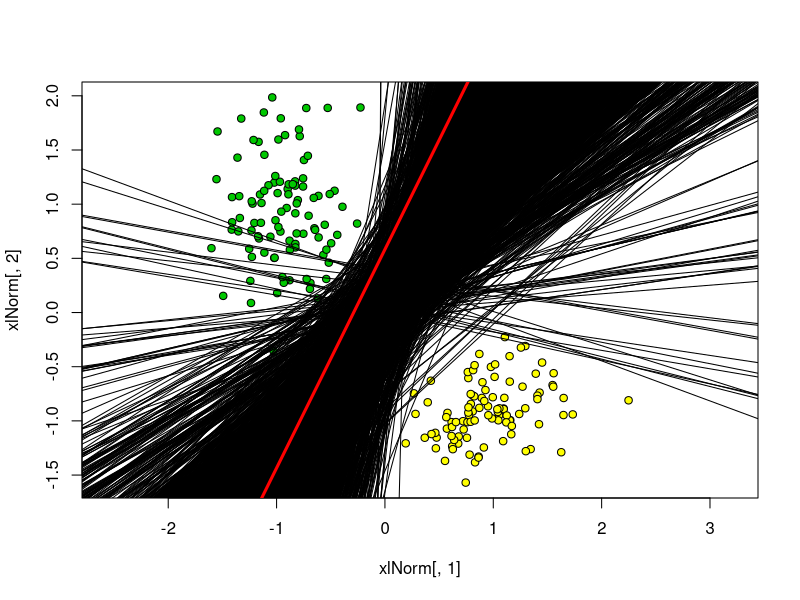

Generate this figure with R:

lossQuad <- function(x)
{
  return ((x-1)^2)
} 

#нормализация начальных данных
trainingSampleNormalization <- function(xl) {
  n <- dim(xl)[2] - 1
  for (i in 1:n) {
    xl[, i] <- (xl[, i] - mean(xl[, i])) / sd(xl[, i])
  }
  return(xl)
}

# Добавление колонки из -1 для w0
trainingSamplePrepare <- function(xl) {
  l <- dim(xl)[1]
  n <- dim(xl)[2] - 1
  xl <- cbind(xl[, 1:n], seq(from = -1, to = -1, length.out = l), xl[, n + 1])
}

# применяем метод стохастического градиента
sg <- function(xl, eta = 0.2, lambda = 1/60) {
  l <- dim(xl)[1]
  n <- dim(xl)[2] - 1
  
  # стандартная инициализация весов w
  w <- c(1/2, 1/2, 1/2)
  
  iterCount <- 0
  # определяем Q
  Q <- 0
  for (i in 1:l) {
    # вычисляем скалярное произведение <w,x>
    wx <- sum(w * xl[i, 1:n])
    margin <- wx * xl[i, n + 1]
    Q <- Q + lossQuad(margin)
  }
  repeat {

      # случайным образом выбираем индекс из объектов ошибки
      i <- sample(1:l, 1)
      iterCount <- iterCount + 1
      xi <- xl[i, 1:n]
      yi <- xl[i, n + 1]
      
      wx <- crossprod(w, xi)
      margin <- wx * yi
      ex <- lossQuad(margin)
      w <- w - eta * (wx - yi) * xi ##расчитываем градиентный шаг для итерации
      
      Qprev <- Q
      Q <- (1 - lambda) * Q + lambda * ex ##обновляем Q
      abline(a = w[3] / w[2], b = -w[1] / w[2],  col = "black")
 
      if(abs(Qprev - Q) < 1e-6) { 
      break
    }
  }
  return(w) 
}

  ObjectsCountofEachClass = 100
  library(MASS)
  Sigma1 <- matrix(c(2, 0, 0, 10), 2, 2)
  Sigma2 <- matrix(c(4, 1, 1, 2), 2, 2)
  
  xy1 <- mvrnorm(n=ObjectsCountofEachClass, c(0, 0), Sigma1)
  xy2 <- mvrnorm(n=ObjectsCountofEachClass, c(10, -10), Sigma2)
  
  xl <- rbind(cbind(xy1, 1), cbind(xy2, -1))
  print(xl);
  
  xlNorm <- trainingSampleNormalization(xl)
  xlNorm <- trainingSamplePrepare(xlNorm)
  
  colors <- c(rgb(255/255, 255/255, 0/255), "white", rgb(0/255, 200/255, 0/255))
  plot(xlNorm[, 1], xlNorm[, 2], pch = 21, bg = colors[xl[,3]+ 2], asp = 1)
  w <- sg(xlNorm)
  print(w)
  
  abline(a = w[3] / w[2], b = -w[1] / w[2], lwd = 3, col = "red")
